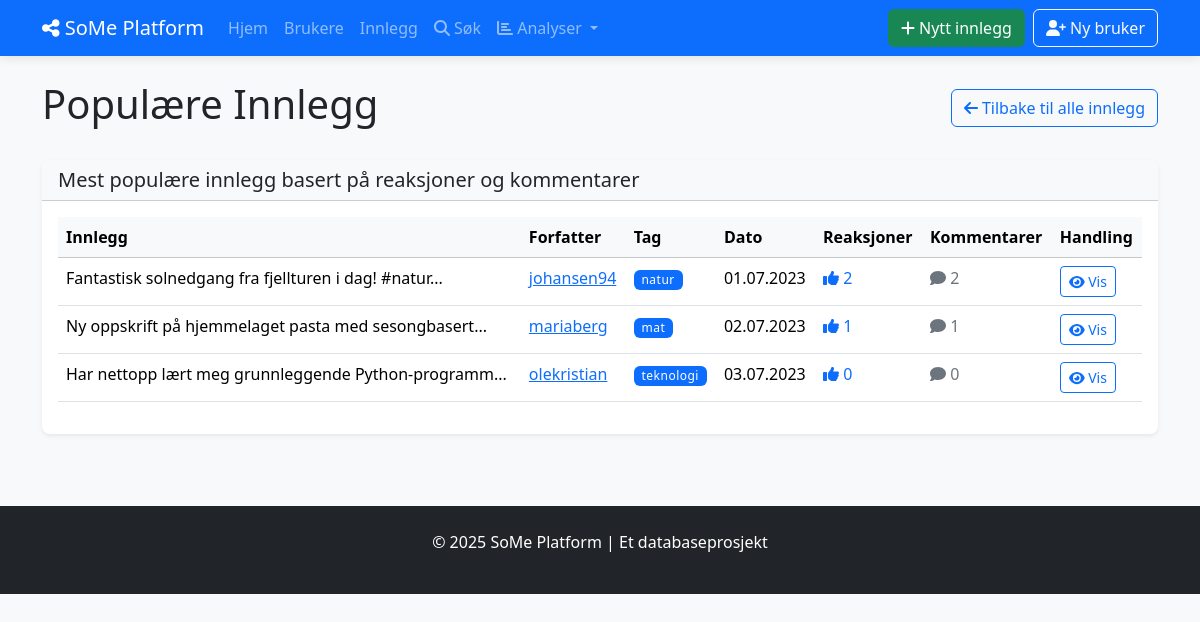
Before: /popular_posts with the older database file.
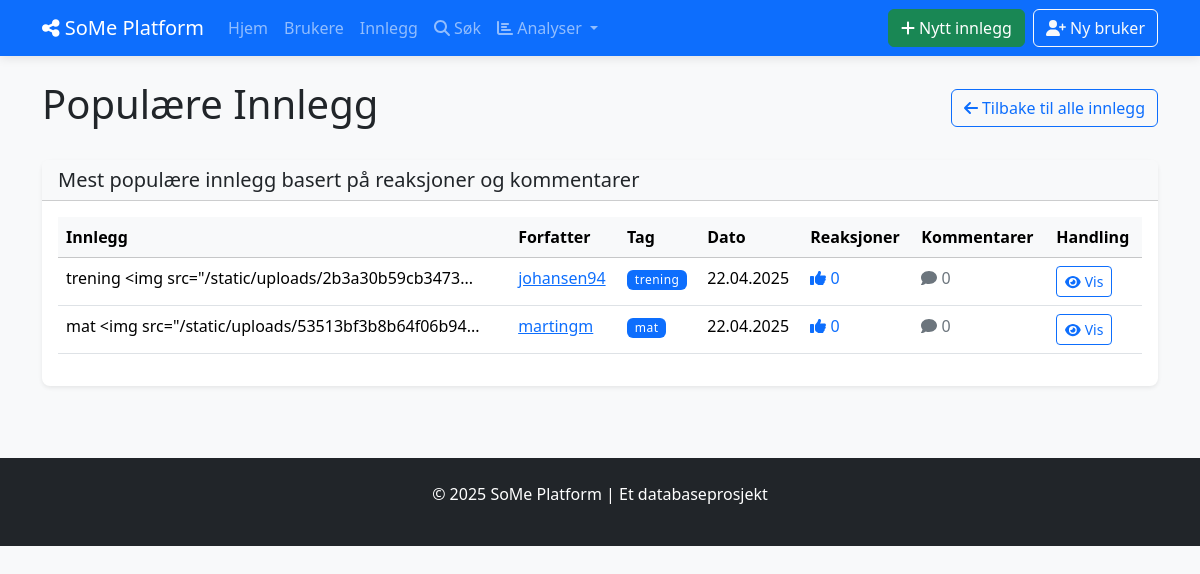
After: the same page with the newer database file.
### tables this page shows
CREATE TABLE INNLEGG (
            innlegg_id INTEGER PRIMARY KEY AUTOINCREMENT,
            innhold TEXT NOT NULL,
            opprettet_dato DATETIME NOT NULL DEFAULT CURRENT_TIMESTAMP,
            oppdatert_dato DATETIME DEFAULT CURRENT_TIMESTAMP,
            synlighet TEXT NOT NULL DEFAULT 'offentlig',
            bruker_id INTEGER NOT NULL,
            FOREIGN KEY (bruker_id) REFERENCES BRUKERE(bruker_id) ON DELETE CASCADE
        );

CREATE TABLE BRUKERE (
            bruker_id INTEGER PRIMARY KEY AUTOINCREMENT,
            brukernavn TEXT NOT NULL UNIQUE,
            epost TEXT NOT NULL UNIQUE,
            passord_hash TEXT NOT NULL,
            profilbilde TEXT,
            bio TEXT,
            registrerings_dato DATE NOT NULL DEFAULT CURRENT_DATE,
            fødselsdato DATE,
            status TEXT DEFAULT 'aktiv'
        );

CREATE TABLE TAGGER (
            tag_id INTEGER PRIMARY KEY AUTOINCREMENT,
            navn TEXT NOT NULL UNIQUE,
            beskrivelse TEXT
        );

### social_media_app/app.py (the view)
@app.route('/popular_posts')
def popular_posts():
    with Database() as db:
        posts = db.fetchall("""
            SELECT
                i.innlegg_id,
                i.innhold,
                i.opprettet_dato,
                i.synlighet,
                b.bruker_id,
                b.brukernavn,
                b.profilbilde,
                t.navn AS tag_navn,
                COUNT(DISTINCT r.reaksjon_id) AS antall_reaksjoner,
                COUNT(DISTINCT k.kommentar_id) AS antall_kommentarer
            FROM INNLEGG i
            JOIN BRUKERE b ON i.bruker_id = b.bruker_id
            LEFT JOIN INNLEGG_TAGGER it ON i.innlegg_id = it.innlegg_id
            LEFT JOIN TAGGER t ON it.tag_id = t.tag_id
            LEFT JOIN REAKSJONER r ON i.innlegg_id = r.innlegg_id
            LEFT JOIN KOMMENTARER k ON i.innlegg_id = k.innlegg_id
            WHERE i.synlighet = 'offentlig'
            GROUP BY i.innlegg_id, t.tag_id
            ORDER BY antall_reaksjoner DESC, i.opprettet_dato DESC
            LIMIT 10
        """)
        posts = [format_date_fields(post, ['opprettet_dato']) for post in posts]
    return render_template('analytics/popular_posts.html', posts=posts)

### social_media_app/app.py (called while the page is built)
def format_date_fields(item, date_fields=None):
    if not item:
        return None
    if not isinstance(item, dict):
        item = dict(item)
    if date_fields:
        for field in date_fields:
            if field in item and item[field]:
                try:
                    if 'T' in item[field]:  # ISO format
                        item[field] = datetime.fromisoformat(item[field].replace('Z', '+00:00'))
                    else:  # SQLite default format
                        item[field] = datetime.strptime(item[field], '%Y-%m-%d %H:%M:%S')
                except (ValueError, TypeError):
                    try:
                        item[field] = datetime.strptime(item[field], '%Y-%m-%d')
                    except (ValueError, TypeError):
                        pass  # Keep original if parsing fails
    return item

### social_media_app/db_config.py (called while the page is built)
    def __enter__(self):
        return self

    def __exit__(self, exc_type, exc_val, exc_tb):
        self.cursor.close()
        if self.conn:
            self.conn.close()

    def fetchall(self, sql, params=None):
        self.cursor.execute(sql, params or ())
        return self.cursor.fetchall()

### social_media_app/templates/analytics/popular_posts.html (shortened to what this page needs)
{% extends "base.html" %}
{% block content %}
<div class="d-flex justify-content-between align-items-center mb-4">
    <h1>Populære Innlegg</h1>
    <a href="{{ url_for('list_posts') }}" class="btn btn-outline-primary">
        <i class="fas fa-arrow-left"></i> Tilbake til alle innlegg
    </a>
</div>
<div class="card shadow-sm mb-4">
    <div class="card-header bg-light">
        <h2 class="h5 mb-0">Mest populære innlegg basert på reaksjoner og kommentarer</h2>
    </div>
    <div class="card-body">
        {% if posts %}
            <div class="table-responsive">
                <table class="table table-hover">
                    <thead class="table-light">
                        <tr>
                            <th>Innlegg</th>
                            <th>Forfatter</th>
                            <th>Tag</th>
                            <th>Dato</th>
                            <th>Reaksjoner</th>
                            <th>Kommentarer</th>
                            <th>Handling</th>
                        </tr>
                    </thead>
                    <tbody>
                        {% for post in posts %}
                        <tr>
                            <td>
                                {% if post.innhold|length > 50 %}
                                    {{ post.innhold[:50] }}...
                                {% else %}
                                    {{ post.innhold }}
                                {% endif %}
                            </td>
                            <td>
                                <a href="{{ url_for('view_user', user_id=post.bruker_id) }}">
                                    {{ post.brukernavn }}
                                </a>
                            </td>
                            <td>
                                {% if post.tag_navn %}
                                    <span class="badge bg-primary">{{ post.tag_navn }}</span>
                                {% else %}
                                    <span class="text-muted">-</span>
                                {% endif %}
                            </td>
                            <td>{{ post.opprettet_dato.strftime('%d.%m.%Y') }}</td>
                            <td>
                                <span class="text-primary">
                                    <i class="fas fa-thumbs-up"></i> {{ post.antall_reaksjoner }}
                                </span>
                            </td>
                            <td>
                                <span class="text-secondary">
                                    <i class="fas fa-comment"></i> {{ post.antall_kommentarer }}
                                </span>
                            </td>
                            <td>
                                <a href="{{ url_for('view_post', post_id=post.innlegg_id) }}" class="btn btn-sm btn-outline-primary">
                                    <i class="fas fa-eye"></i> Vis
                                </a>
                            </td>
                        </tr>
                        {% endfor %}
                    </tbody>
                </table>
            </div>
        {% else %}
            <div class="alert alert-info">
                Ingen innlegg funnet.
            </div>
        {% endif %}
    </div>
</div>
{% endblock %}

### social_media_app/templates/base.html (shortened to what this page needs)
<!DOCTYPE html>
<html lang="no">
<head>
<link rel="stylesheet" href="https://cdn.jsdelivr.net/npm/bootstrap@5.3.2/dist/css/bootstrap.min.css">
<link rel="stylesheet" href="{{ url_for('static', filename='style.css') }}">
<link rel="stylesheet" href="https://cdnjs.cloudflare.com/ajax/libs/font-awesome/6.4.2/css/all.min.css">
</head>
<body class="bg-light">
<nav class="navbar navbar-expand-lg navbar-dark bg-primary">
<div class="container">
<a class="navbar-brand" href="{{ url_for('index') }}">
<i class="fas fa-share-alt"></i> SoMe Platform
</a>
<div class="collapse navbar-collapse" id="navbarNav">
<ul class="navbar-nav me-auto">
<li class="nav-item">
<a class="nav-link" href="{{ url_for('index') }}">Hjem</a>
</li>
<li class="nav-item">
<a class="nav-link" href="{{ url_for('list_users') }}">Brukere</a>
</li>
<li class="nav-item">
<a class="nav-link" href="{{ url_for('list_posts') }}">Innlegg</a>
</li>
<li class="nav-item">
<a class="nav-link" href="{{ url_for('search') }}">
<i class="fas fa-search"></i> Søk
</a>
</li>
<li class="nav-item dropdown">
<a class="nav-link dropdown-toggle" href="#" id="navbarAnalyticsDropdown" role="button"
data-bs-toggle="dropdown" aria-expanded="false">
<i class="fas fa-chart-bar"></i> Analyser
</a>
</li>
</ul>
<div class="navbar-nav">
<a href="{{ url_for('show_create_post') }}" class="btn btn-success me-2">
<i class="fas fa-plus"></i> Nytt innlegg
</a>
<a href="{{ url_for('show_create_user') }}" class="btn btn-outline-light">
<i class="fas fa-user-plus"></i> Ny bruker
</a>
</div>
</div>
</div>
</nav>
<div class="container mt-4">
 {% block content %}{% endblock %}
</div>
<footer class="bg-dark text-white py-4 mt-5">
<div class="container text-center">
<p>© 2025 SoMe Platform | Et databaseprosjekt</p>
</div>
</footer>
</body>
</html>

### social_media_app/static/style.css (style rules this page uses)
body { background-color: #f8f9fa; min-height: 100vh; display: flex; flex-direction: column; }
footer { margin-top: auto; }
.card { border-radius: 0.5rem; border: none; transition: transform 0.2s, box-shadow 0.2s; }
.navbar { box-shadow: 0 2px 10px rgba(0, 0, 0, 0.1); }
.badge { font-weight: 500; letter-spacing: 0.5px; }

Changed rows visible on the page:
removed INNLEGG: innhold "Fantastisk solnedgang fra fjellturen i dag! #natur", brukernavn "johansen94", tag_navn "natur", opprettet_dato "01.07.2023", antall_reaksjoner "2", antall_kommentarer "2"
removed INNLEGG: innhold "Ny oppskrift på hjemmelaget pasta med sesongbasert", brukernavn "mariaberg", tag_navn "mat", opprettet_dato "02.07.2023", antall_reaksjoner "1", antall_kommentarer "1"
removed INNLEGG: innhold "Har nettopp lært meg grunnleggende Python-programm", brukernavn "olekristian", tag_navn "teknologi", opprettet_dato "03.07.2023", antall_reaksjoner "0", antall_kommentarer "0"
added INNLEGG: innhold "trening <img src=\"/static/uploads/2b3a30b59cb3473", brukernavn "johansen94", tag_navn "trening", opprettet_dato "22.04.2025", antall_reaksjoner "0", antall_kommentarer "0"
added INNLEGG: innhold "mat <img src=\"/static/uploads/53513bf3b8b64f06b94", brukernavn "martingm", tag_navn "mat", opprettet_dato "22.04.2025", antall_reaksjoner "0", antall_kommentarer "0"
